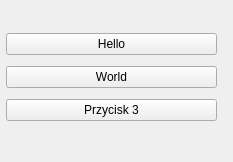
<?xml version="1.0" encoding="UTF-8"?>
<ui version="4.0">
 <class>MainWindow</class>
 <widget class="QWidget" name="MainWindow">
  <property name="geometry">
   <rect>
    <x>0</x>
    <y>0</y>
    <width>233</width>
    <height>162</height>
   </rect>
  </property>
  <widget class="QWidget" name="">
   <property name="geometry">
    <rect>
     <x>6</x>
     <y>28</y>
     <width>211</width>
     <height>101</height>
    </rect>
   </property>
   <layout class="QVBoxLayout" name="verticalLayout">
    <item>
     <widget class="QPushButton" name="pushButton">
      <property name="text">
       <string>Hello</string>
      </property>
     </widget>
    </item>
    <item>
     <widget class="QPushButton" name="pushButton_2">
      <property name="text">
       <string>World</string>
      </property>
     </widget>
    </item>
    <item>
     <widget class="QPushButton" name="pushButton_3">
      <property name="text">
       <string>Przycisk 3</string>
      </property>
     </widget>
    </item>
   </layout>
  </widget>
 </widget>
 <resources/>
 <connections/>
</ui>
